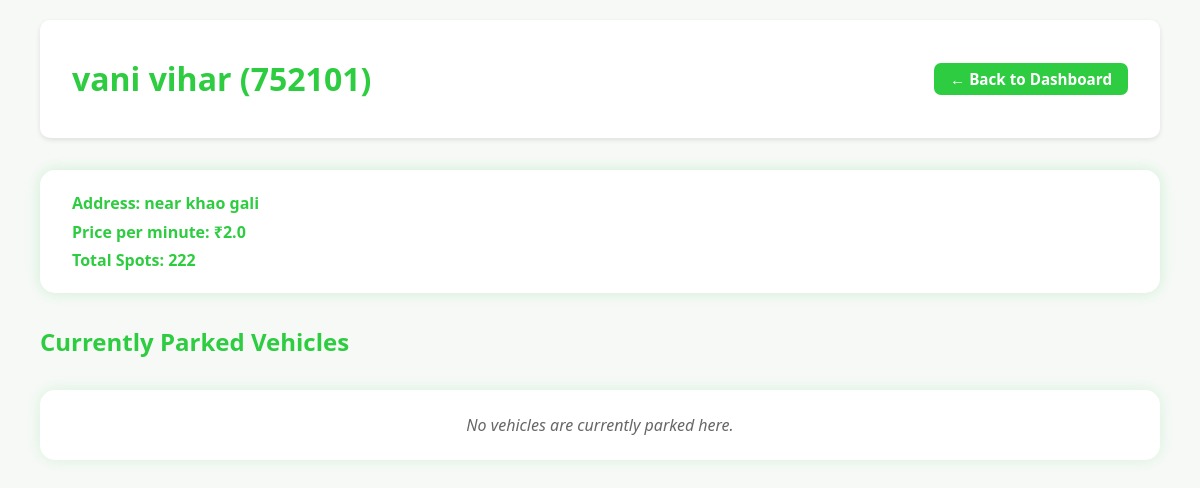
The app's page /admin/lot/1 (signed in) with its own data.
### models.py (models this page shows)
class Lot(db.Model):
    __tablename__ = 'lots'
    lot_id = db.Column(db.Integer, primary_key=True)
    location_name = db.Column(db.String(100), nullable=False)
    price = db.Column(db.Float, nullable=False) # price per unit time
    address = db.Column(db.String(200), nullable=True)
    pin_code = db.Column(db.String(20), nullable=True)
    max_spots = db.Column(db.Integer, nullable=False)
    spots = db.relationship('Spot', backref='lot', cascade='all, delete-orphan')

### admin.py (the view)
@admin_bp.route('/lot/<int:lot_id>')
def lot_list(lot_id):
    if session.get('role') != 'admin':
        flash('Access denied. Admins only.')
        return redirect(url_for('auth.login'))
    lot = Lot.query.get(lot_id)
    if not lot:
        abort(404)
    spots = Spot.query.filter_by(lot_id=lot_id).all()
    lot_vehicles = []
    for spot in spots:
        if spot.status == 'O':
            reservation = Reservation.query.filter_by(spot_id=spot.spot_id).first()
            username = reservation.user.username
            vehicle = reservation.vehicle.v_number
            details = reservation.vehicle.details
            parked_at = reservation.parking_timestamp
            time_parked = datetime.utcnow() - parked_at
            minutes_parked = max(int(time_parked.total_seconds() / 60), 0)
            revenue = round(minutes_parked * lot.price, 2)
            lot_vehicles.append({
                'vehicle_number': vehicle,
                'username': username,
                'details': details,
                'parked_at': parked_at,
                'minutes_parked': minutes_parked,
                'revenue': revenue
            })
    return render_template('lot_list.html', lot=lot, lot_vehicles=lot_vehicles)

### templates/lot_list.html (shortened to what this page needs)
<!DOCTYPE html>
<html lang="en">
<head>
    <link rel="stylesheet" href="{{ url_for('static', filename='css/lot_list.css') }}">
</head>
<body>
    <header class="header">
        <h1>{{ lot.location_name }} ({{ lot.pin_code or 'N/A' }})</h1>
        <a href="{{ url_for('admin_dashboard') }}" class="back-button">← Back to Dashboard</a>
    </header>
    <main>
        <section class="lot-summary">
            <p><strong>Address:</strong> {{ lot.address or 'N/A' }}</p>
            <p><strong>Price per minute:</strong> ₹{{ lot.price }}</p>
            <p><strong>Total Spots:</strong> {{ lot.max_spots }}</p>
        </section>
        <h2>Currently Parked Vehicles</h2>
        {% if lot_vehicles %}
        <table class="vehicles-table">
            <thead>
                <tr>
                    <th>Vehicle Number</th>
                    <th>Username</th>
                    <th>Details</th>
                    <th>Parked Since</th>
                    <th>Minutes Parked</th>
                    <th>Estimated Revenue (₹)</th>
                </tr>
            </thead>
            <tbody>
                {% for v in lot_vehicles %}
                <tr>
                    <td>{{ v.vehicle_number }}</td>
                    <td>{{ v.username }}</td>
                    <td>{{ v.details }}</td>
                    <td>{{ v.parked_at.strftime('%Y-%m-%d %H:%M') }}</td>
                    <td>{{ v.minutes_parked }}</td>
                    <td>{{ v.revenue }}</td>
                </tr>
                {% endfor %}
            </tbody>
        </table>
        {% else %}
            <p class="no-vehicles">No vehicles are currently parked here.</p>
        {% endif %}
    </main>
</body>
</html>

### static/css/lot_list.css (style rules this page uses)
body { font-family: 'Segoe UI', Tahoma, Geneva, Verdana, sans-serif; background-color: #f7f9f7; color: #333; margin: 0; padding: 20px 40px; }
.header { display: flex; align-items: center; justify-content: space-between; background-color: white; padding: 1rem 2rem; border-radius: 10px; box-shadow: 0 2px 5px rgba(0,0,0,0.1); margin-bottom: 2rem; color: #2ecc40; }
.back-button { background-color: #2ecc40; color: white; padding: 0.4rem 1rem; text-decoration: none; border-radius: 7px; font-weight: bold; font-size: 0.95rem; transition: background-color 0.3s ease; }
.lot-summary { background-color: white; padding: 1rem 2rem; border-radius: 15px; box-shadow: 0 0 15px rgba(46,204,64,0.2); margin-bottom: 2rem; color: #2ecc40; font-weight: 600; }
.lot-summary p { margin: 0.4rem 0; }
h2 { color: #2ecc40; margin-bottom: 1rem; }
.no-vehicles { background: white; padding: 1.5rem 2rem; border-radius: 15px; box-shadow: 0 0 15px rgba(46,204,64,0.15); color: #666; font-style: italic; text-align: center; margin-top: 2rem; }

### records on screen
Lot: location_name "vani vihar", pin_code "752101", address "near khao gali", price "2.0", max_spots "222"
